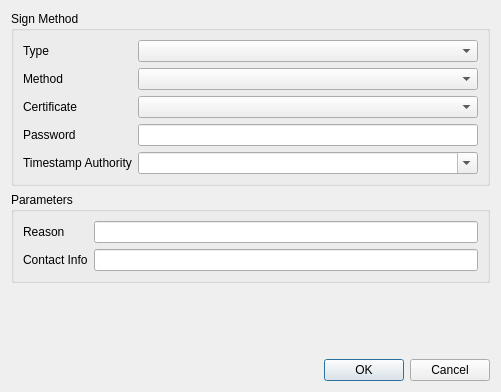
<?xml version="1.0" encoding="UTF-8"?>
<ui version="4.0">
 <class>SignDialog</class>
 <widget class="QDialog" name="SignDialog">
  <property name="geometry">
   <rect>
    <x>0</x>
    <y>0</y>
    <width>501</width>
    <height>392</height>
   </rect>
  </property>
  <property name="windowTitle">
   <string>Sign Document</string>
  </property>
  <layout class="QVBoxLayout" name="verticalLayout">
   <item>
    <widget class="QGroupBox" name="selectCertificateGroupBox">
     <property name="title">
      <string>Sign Method</string>
     </property>
     <layout class="QGridLayout" name="gridLayout">
      <item row="0" column="0">
       <widget class="QLabel" name="signatureTypeLabel">
        <property name="text">
         <string>Type</string>
        </property>
       </widget>
      </item>
      <item row="0" column="1">
       <widget class="QComboBox" name="signatureTypeCombo"/>
      </item>
      <item row="1" column="0">
       <widget class="QLabel" name="methodLabel">
        <property name="text">
         <string>Method</string>
        </property>
       </widget>
      </item>
      <item row="1" column="1">
       <widget class="QComboBox" name="methodCombo"/>
      </item>
      <item row="2" column="0">
       <widget class="QLabel" name="certificateLabel">
        <property name="text">
         <string>Certificate</string>
        </property>
       </widget>
      </item>
      <item row="2" column="1">
       <widget class="QComboBox" name="certificateCombo"/>
      </item>
      <item row="3" column="0">
       <widget class="QLabel" name="passwordLabel">
        <property name="text">
         <string>Password</string>
        </property>
       </widget>
      </item>
      <item row="3" column="1">
       <widget class="QLineEdit" name="certificatePasswordEdit">
        <property name="echoMode">
         <enum>QLineEdit::Password</enum>
        </property>
        <property name="clearButtonEnabled">
         <bool>true</bool>
        </property>
       </widget>
      </item>
      <item row="4" column="0">
       <widget class="QLabel" name="timestampUrlLabel">
        <property name="text">
         <string>Timestamp Authority</string>
        </property>
       </widget>
      </item>
      <item row="4" column="1">
       <widget class="QComboBox" name="timestampUrlCombo">
        <property name="editable">
         <bool>true</bool>
        </property>
       </widget>
      </item>
     </layout>
    </widget>
   </item>
   <item>
    <widget class="QGroupBox" name="parametersGroupBox">
     <property name="title">
      <string>Parameters</string>
     </property>
     <layout class="QGridLayout" name="gridLayout_2">
      <item row="0" column="0">
       <widget class="QLabel" name="reasonLabel">
        <property name="text">
         <string>Reason</string>
        </property>
       </widget>
      </item>
      <item row="0" column="1">
       <widget class="QLineEdit" name="reasonEdit">
        <property name="clearButtonEnabled">
         <bool>true</bool>
        </property>
       </widget>
      </item>
      <item row="1" column="0">
       <widget class="QLabel" name="contactInfoLabel">
        <property name="text">
         <string>Contact Info</string>
        </property>
       </widget>
      </item>
      <item row="1" column="1">
       <widget class="QLineEdit" name="contactInfoEdit">
        <property name="clearButtonEnabled">
         <bool>true</bool>
        </property>
       </widget>
      </item>
     </layout>
    </widget>
   </item>
   <item>
    <spacer name="verticalSpacer">
     <property name="orientation">
      <enum>Qt::Vertical</enum>
     </property>
     <property name="sizeHint" stdset="0">
      <size>
       <width>20</width>
       <height>40</height>
      </size>
     </property>
    </spacer>
   </item>
   <item>
    <widget class="QDialogButtonBox" name="buttonBox">
     <property name="orientation">
      <enum>Qt::Horizontal</enum>
     </property>
     <property name="standardButtons">
      <set>QDialogButtonBox::Cancel|QDialogButtonBox::Ok</set>
     </property>
    </widget>
   </item>
  </layout>
 </widget>
 <resources/>
 <connections>
  <connection>
   <sender>buttonBox</sender>
   <signal>accepted()</signal>
   <receiver>SignDialog</receiver>
   <slot>accept()</slot>
   <hints>
    <hint type="sourcelabel">
     <x>248</x>
     <y>254</y>
    </hint>
    <hint type="destinationlabel">
     <x>157</x>
     <y>274</y>
    </hint>
   </hints>
  </connection>
  <connection>
   <sender>buttonBox</sender>
   <signal>rejected()</signal>
   <receiver>SignDialog</receiver>
   <slot>reject()</slot>
   <hints>
    <hint type="sourcelabel">
     <x>316</x>
     <y>260</y>
    </hint>
    <hint type="destinationlabel">
     <x>286</x>
     <y>274</y>
    </hint>
   </hints>
  </connection>
 </connections>
</ui>
